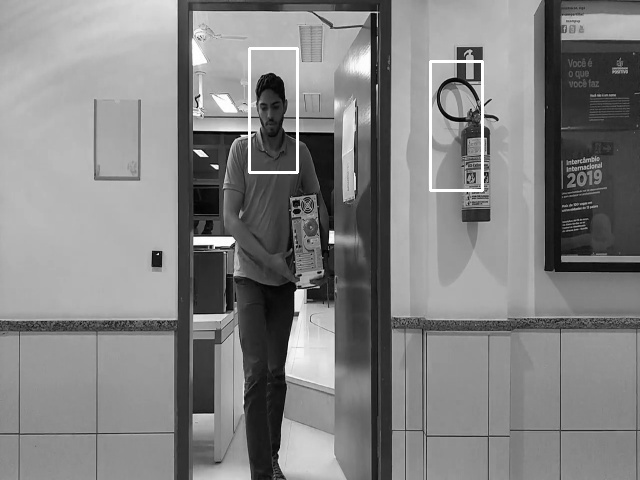
#> input picture itamar/back.jpg, 640 x 480 px
$ python detection.py
#> lines starting #> are read from the running program, lines starting #| are printed output that depends on the picture; pictures that were not available may be replaced by others from this repository, and a replacement may not be noted
import numpy as np
import cv2
import time
import os

cap = cv2.VideoCapture("video/furto1-720p.mp4")
time.sleep(2)

print('Loading cascades')
#face_cascade = cv2.CascadeClassifier('haarcascade_frontalface_default.xml')
# face_cascade = cv2.CascadeClassifier('haarcascade_fullbody.xml')
hog = cv2.HOGDescriptor()
hog.setSVMDetector(cv2.HOGDescriptor_getDefaultPeopleDetector())

def drawDetectFace(img, img2Print):
	#faces = face_cascade.detectMultiScale(img, scaleFactor=1.01, minNeighbors=3, minSize=(150, 150))
	faces, _ = hog.detectMultiScale(img, scale=1.05, padding=(5, 5), winStride=(8, 8))
	for (x, y, w, h) in faces:
		if h > 150:
			pad_w, pad_h = int(0.15 * w), int(0.05 * h)
			cv2.rectangle(img2Print, (x + pad_w, y + pad_h), (x + w - pad_w, y + h - pad_h), (255, 0, 0), 2)
			cv2.rectangle(img, (x + pad_w, y + pad_h), (x + w - pad_w, y + h - pad_h), (255, 0, 0), 2)
			#roi_gray = gray[y:y + h, x:x + w]
			#roi_color = img[y:y + h, x:x + w]

background_image = cv2.imread('back.jpg', cv2.IMREAD_COLOR)
#> background_image is the input picture: shape (480, 640, 3); min 0, max 255, mean 130.6
gray_background = cv2.cvtColor(background_image, cv2.COLOR_BGR2GRAY)

subtractor = cv2.createBackgroundSubtractorKNN()
element = cv2.getStructuringElement(cv2.MORPH_CROSS, (7, 7))

print('Starting read')
while(True):
	ret, frame = cap.read()
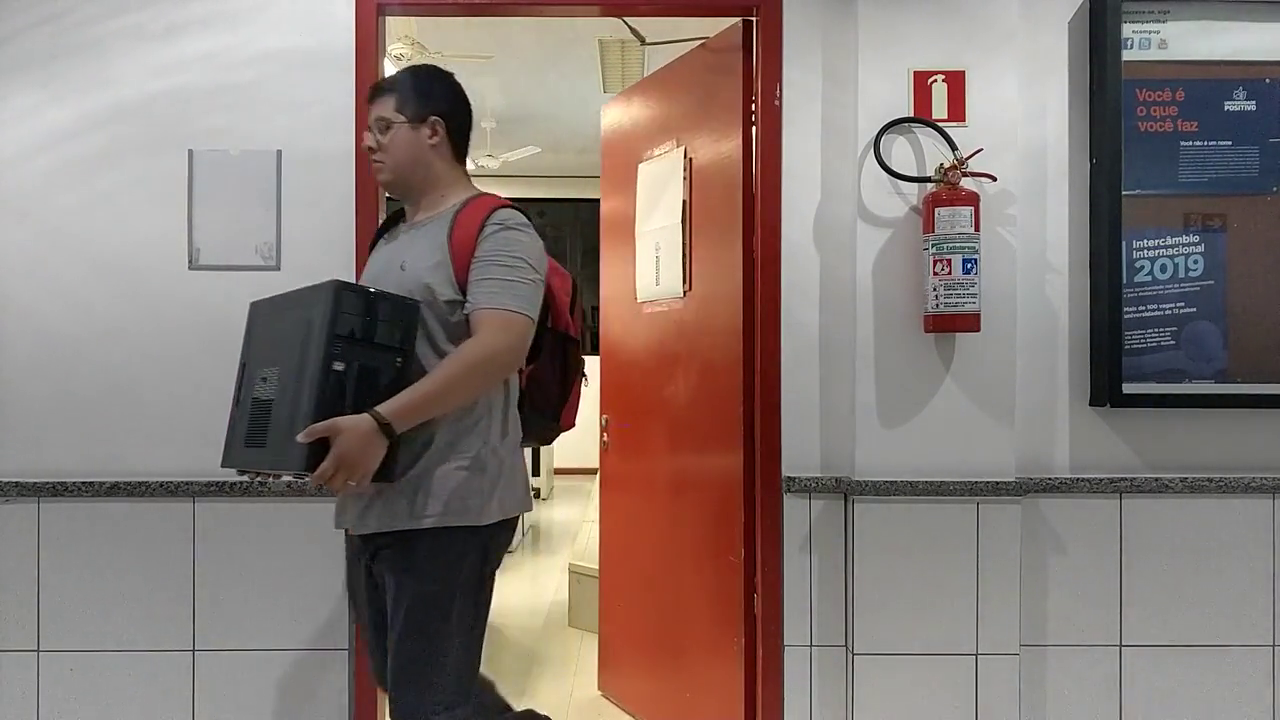
#> input picture frame 108 of itamar/video/furto3-720p.mp4, 1280 x 720 px, given in place of furto1-720p.mp4, which was not available
#> frame is the input picture: shape (720, 1280, 3); mean B, G, R 118.7, 123.8, 136.9
	if frame is None:
		time.sleep(2)
	else:
		frame = cv2.cvtColor(frame, cv2.COLOR_BGR2GRAY)
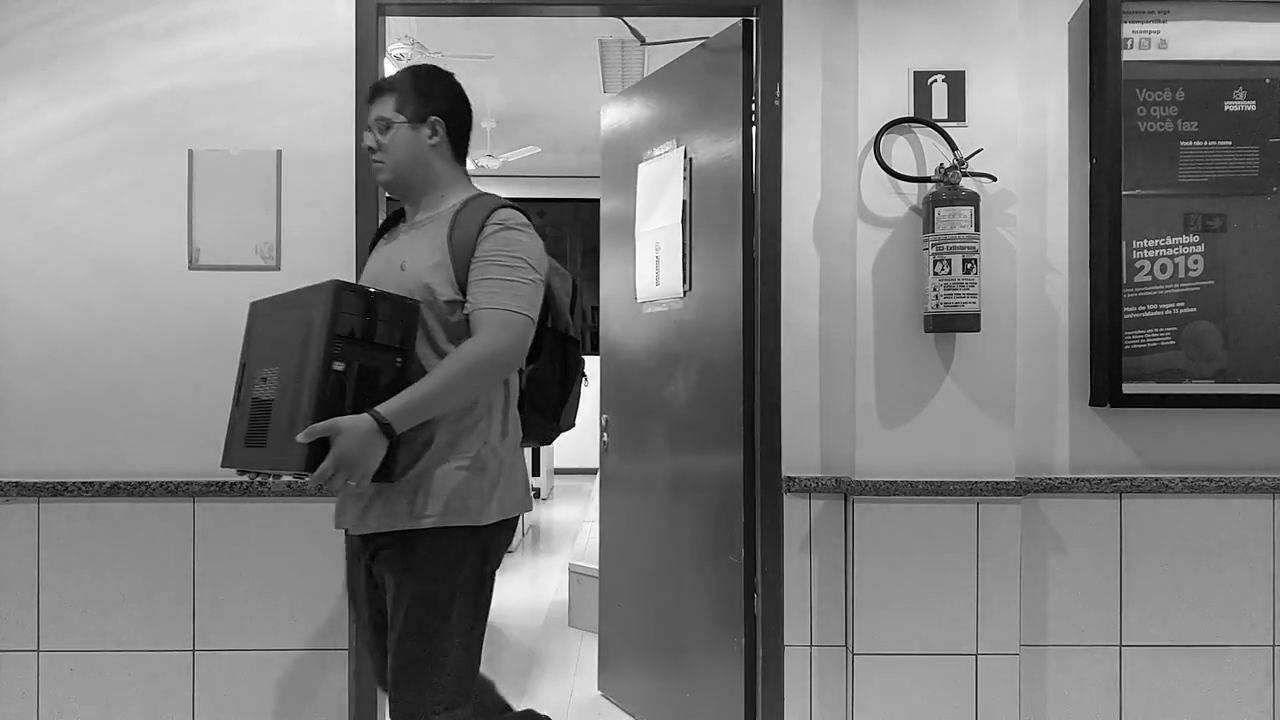
#> frame: shape (720, 1280); min 0, max 255, mean 127.1
		frame = cv2.resize(frame, (640, 480))
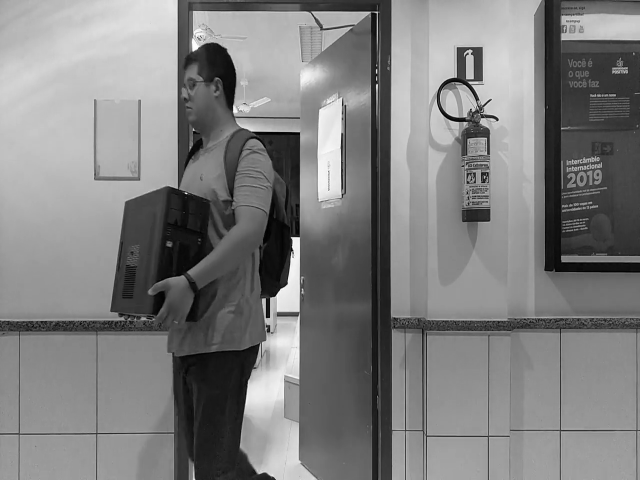
#> frame: shape (480, 640); min 0, max 255, mean 127.1

		frame2 = np.absolute(frame - gray_background)
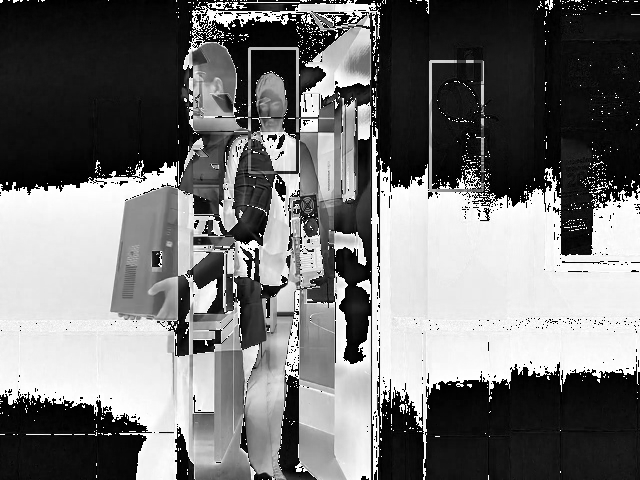
#> frame2: shape (480, 640); min 0, max 255, mean 113.8
		frame2[frame2 > 0] = 255
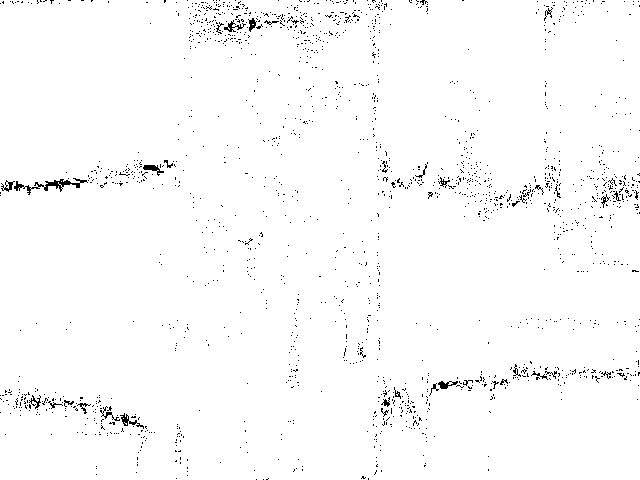
#> frame2: shape (480, 640); 98.4% white; black in thin lines or dots
		frame2 = subtractor.apply(frame)
#> frame2: shape (480, 640); every value is 255
		frame2 = cv2.erode(frame2, element)
		frame2 = cv2.dilate(frame2, element)
		tamWhite = len(frame2[frame2 == 255])
#> tamWhite = 307200
		# print(tamWhite)
		if(tamWhite > 1000):
			drawDetectFace(frame, frame2)
#> in drawDetectFace, `faces, _ = hog.detectMultiScale(img, scale=1.05, padding=(5, 5), winSt..`: faces = [[422, 53, 71, 142]]
#> the loop in drawDetectFace, `for (x, y, w, h) in faces:` made 1 pass

		cv2.imshow('frame original', frame)
		# cv2.imshow('frame', frame2)
		if cv2.waitKey(1) & 0xFF == ord('q'):
#> (key q is pressed here)
			break
		if cv2.waitKey(1) & 0xFF == ord('s'):
			cv2.imwrite('back.jpg', frame)
			print("Saved!")

cap.release()
cv2.destroyAllWindows()
